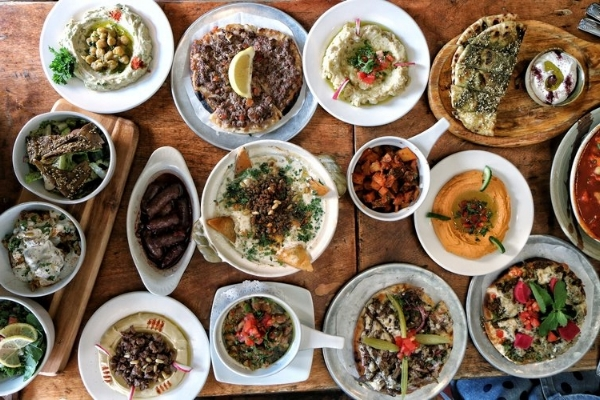
#> input picture ch17_manipulating_images/17.1_files/17.1_input_photos/IMG_1935.jpg, 600 x 400 px, given in place of catlogo.png, which was not available
$ python 17.1_resize_and_add_logo.py
#> lines starting #> are read from the running program, lines starting #| are printed output that depends on the picture
#! /usr/bin/env python3

# Automate the Boring Stuff
# Chapter 17 - Manipulating Images
# Resize and Add Logo - Resizes all images in current working directory to fit in
#                       a 300x300 square and adds catlogo.png to the lower-right corner.

import os
from PIL import Image

SQUARE_FIT_SIZE = 300
LOGO_FILENAME = './17.1_files/17.1_input_photos/catlogo.png'
PIC_FOLDER = './17.1_files/17.1_input_photos'

logoIm = Image.open(LOGO_FILENAME)
#> logoIm is the input picture: PIL image 600x400 RGB; mean R, G, B 133.6, 114.4, 95.8
logoWidth, logoHeight = logoIm.size
#> logoWidth = 600; logoHeight = 400

os.makedirs('./17.1_files/17.1_output_photos', exist_ok=True)

# loops over all files in the working directory
for filename in os.listdir('./17.1_files/17.1_input_photos'):
    if not (filename.endswith('.png') or filename.endswith('.jpg')) or filename == os.path.basename(LOGO_FILENAME):
        continue  # skips non-image files and the logo file itself

    im = Image.open(os.path.join(PIC_FOLDER, filename))
    width, height = im.size
#> width = 600; height = 400

    # checks if the image needs to be resized
    if width > SQUARE_FIT_SIZE and height > SQUARE_FIT_SIZE:
        # calculates the new width and height to resize to
        if width > height:
            height = int((SQUARE_FIT_SIZE / width) * height)
#> height = 200
            width = SQUARE_FIT_SIZE
        else:
            width = int((SQUARE_FIT_SIZE / height) * width)
            height = SQUARE_FIT_SIZE

    # resizes the image
    print('Resizing %s...' % (filename))
    im = im.resize((width, height))
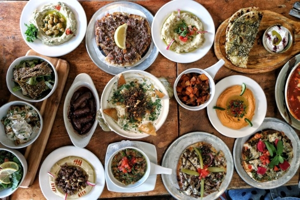
#> im: PIL image 300x200 RGB; mean R, G, B 133.6, 114.4, 95.8

    # adds the logo
    print('Adding logo to %s...' % (filename))
#> (the run stopped early here; a loop or call above may not have finished)

$ run again, on ch9_organizing_files/9.4_files/input_files/test2.jpg
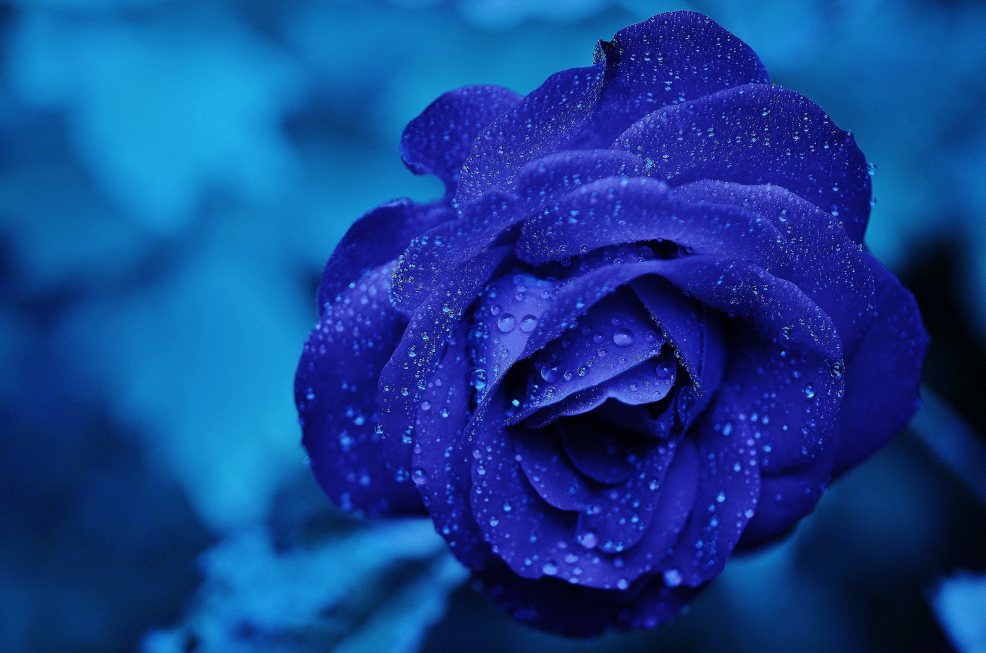
#> input picture ch9_organizing_files/9.4_files/input_files/test2.jpg, 4928 x 3264 px, given in place of catlogo.png, which was not available (shown at 1/5 size)
#> logoIm is the input picture: PIL image 4928x3264 RGB; mean R, G, B 19, 64.7, 144.2
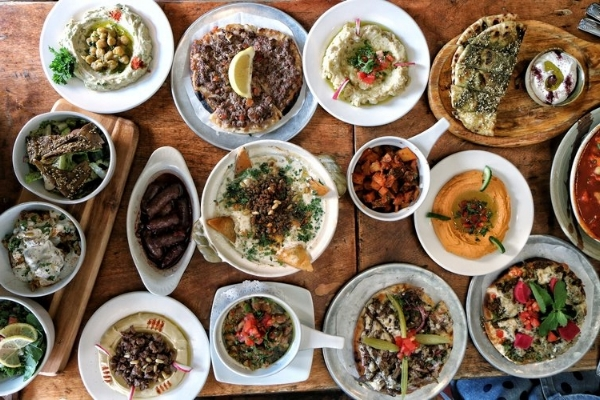
#> input picture ch17_manipulating_images/17.1_files/17.1_input_photos/IMG_1935.jpg, 600 x 400 px
#> im is the input picture: PIL image 600x400 RGB; mean R, G, B 133.6, 114.4, 95.8
#> im: PIL image 300x200 RGB

$ run again, on ch9_organizing_files/9.4_files/input_files/test3.jpg
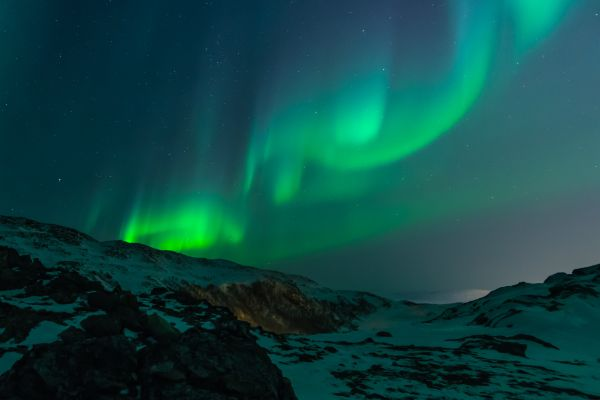
#> input picture ch9_organizing_files/9.4_files/input_files/test3.jpg, 600 x 400 px, given in place of catlogo.png, which was not available
#> logoIm is the input picture: PIL image 600x400 RGB; mean R, G, B 15.4, 72, 69.3
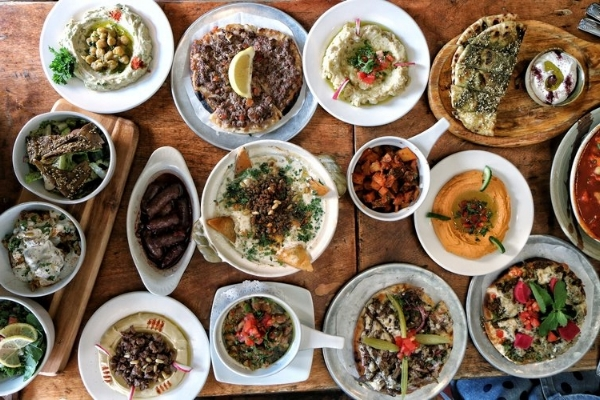
#> input picture ch17_manipulating_images/17.1_files/17.1_input_photos/IMG_1935.jpg, 600 x 400 px
#> im is the input picture: PIL image 600x400 RGB; mean R, G, B 133.6, 114.4, 95.8
#> im: PIL image 300x200 RGB
